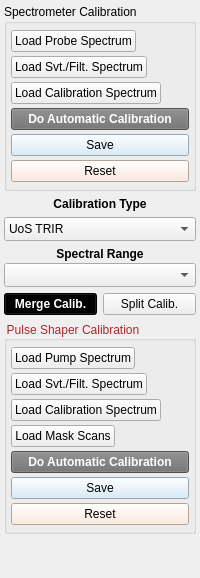
           <widget class="QWidget" name="cal_scroll_widget">
            <layout class="QVBoxLayout" name="cal_controls_layout">
             <property name="spacing">
              <number>6</number>
             </property>
             <property name="leftMargin">
              <number>4</number>
             </property>
             <property name="topMargin">
              <number>4</number>
             </property>
             <property name="rightMargin">
              <number>4</number>
             </property>
             <property name="bottomMargin">
              <number>4</number>
             </property>
             <item>
              <widget class="QGroupBox" name="cal_spec_group">
               <property name="title">
                <string>Spectrometer Calibration</string>
               </property>
               <layout class="QVBoxLayout" name="cal_spec_layout">
                <property name="spacing">
                 <number>4</number>
                </property>
                <property name="leftMargin">
                 <number>4</number>
                </property>
                <property name="topMargin">
                 <number>6</number>
                </property>
                <property name="rightMargin">
                 <number>4</number>
                </property>
                <property name="bottomMargin">
                 <number>6</number>
                </property>
                <item>
                 <layout class="QHBoxLayout" name="cal_spec_load_probe_layout">
                  <item>
                   <widget class="QPushButton" name="cal_spec_btn_load_probe">
                    <property name="text">
                     <string>Load Probe Spectrum</string>
                    </property>
                   </widget>
                  </item>
                  <item>
                   <widget class="LEDIndicator" name="cal_spec_led_probe" native="true"/>
                  </item>
                 </layout>
                </item>
                <item>
                 <layout class="QHBoxLayout" name="cal_spec_load_solvent_layout">
                  <item>
                   <widget class="QPushButton" name="cal_spec_btn_load_solvent">
                    <property name="text">
                     <string>Load Svt./Filt. Spectrum</string>
                    </property>
                   </widget>
                  </item>
                  <item>
                   <widget class="LEDIndicator" name="cal_spec_led_solvent" native="true"/>
                  </item>
                 </layout>
                </item>
                <item>
                 <layout class="QHBoxLayout" name="cal_spec_load_cal_layout">
                  <item>
                   <widget class="QPushButton" name="cal_spec_btn_load_cal">
                    <property name="text">
                     <string>Load Calibration Spectrum</string>
                    </property>
                   </widget>
                  </item>
                  <item>
                   <widget class="LEDIndicator" name="cal_spec_led_cal" native="true"/>
                  </item>
                 </layout>
                </item>
                <item>
                 <widget class="QPushButton" name="cal_spec_btn_do_fit">
                  <property name="styleSheet">
                   <string notr="true">font-weight: bold; background-color: #707070; color: white;</string>
                  </property>
                  <property name="text">
                   <string>Do Automatic Calibration</string>
                  </property>
                 </widget>
                </item>
                <item>
                 <widget class="QPushButton" name="cal_spec_btn_save">
                  <property name="styleSheet">
                   <string notr="true">background-color: #d0e8f8;</string>
                  </property>
                  <property name="text">
                   <string>Save</string>
                  </property>
                 </widget>
                </item>
                <item>
                 <widget class="QPushButton" name="cal_spec_btn_reset">
                  <property name="styleSheet">
                   <string notr="true">background-color: #fce4d6;</string>
                  </property>
                  <property name="text">
                   <string>Reset</string>
                  </property>
                 </widget>
                </item>
               </layout>
              </widget>
             </item>
             <item>
              <layout class="QVBoxLayout" name="cal_type_layout">
               <item>
                <widget class="QLabel" name="cal_type_label">
                 <property name="text">
                  <string>Calibration Type</string>
                 </property>
                 <property name="alignment">
                  <set>Qt::AlignCenter</set>
                 </property>
                 <property name="styleSheet">
                  <string notr="true">font-weight: bold;</string>
                 </property>
                </widget>
               </item>
               <item>
                <widget class="QComboBox" name="cal_type_combo">
                 <property name="sizeAdjustPolicy">
                  <enum>QComboBox::SizeAdjustPolicy::AdjustToMinimumContentsLengthWithIcon</enum>
                 </property>
                 <property name="minimumContentsLength">
                  <number>10</number>
                 </property>
                 <item><property name="text"><string>UoS TRIR</string></property></item>
                 <item><property name="text"><string>UniGE fsTA</string></property></item>
                 <item><property name="text"><string>UniGE nsTA</string></property></item>
                 <item><property name="text"><string>UZH Lab 2</string></property></item>
                 <item><property name="text"><string>UniGE NIR-TA</string></property></item>
                 <item><property name="text"><string>RAL LIFEtime (Absorbance)</string></property></item>
                 <item><property name="text"><string>RAL LIFEtime (Intensity)</string></property></item>
                 <item><property name="text"><string>UniGE TRIR (Intensity)</string></property></item>
                 <item><property name="text"><string>UniGE TRIR (Absorbance)</string></property></item>
                 <item><property name="text"><string>UniGE TRUVIS-II (Intensity)</string></property></item>
                 <item><property name="text"><string>Light Conversion HARPIA-TA (Int.)</string></property></item>
                 <item><property name="text"><string>PyMESS</string></property></item>
                </widget>
               </item>
               <item>
                <widget class="QWidget" name="cal_range_widget" native="true">
                 <layout class="QVBoxLayout" name="cal_range_layout">
                  <property name="leftMargin"><number>0</number></property>
                  <property name="topMargin"><number>0</number></property>
                  <property name="rightMargin"><number>0</number></property>
                  <property name="bottomMargin"><number>0</number></property>
                  <property name="spacing"><number>2</number></property>
                  <item>
                   <widget class="QLabel" name="cal_range_label">
                    <property name="text">
                     <string>Spectral Range</string>
                    </property>
                    <property name="alignment">
                     <set>Qt::AlignCenter</set>
                    </property>
                    <property name="styleSheet">
                     <string notr="true">font-weight: bold;</string>
                    </property>
                   </widget>
                  </item>
                  <item>
                   <widget class="QComboBox" name="cal_range_combo">
                    <property name="sizeAdjustPolicy">
                     <enum>QComboBox::SizeAdjustPolicy::AdjustToMinimumContentsLengthWithIcon</enum>
                    </property>
                    <property name="minimumContentsLength">
                     <number>10</number>
                    </property>
                   </widget>
                  </item>
                 </layout>
                </widget>
               </item>
               <item>
                <layout class="QHBoxLayout" name="cal_merge_split_layout">
                 <item>
                  <widget class="QPushButton" name="cal_btn_merge">
                   <property name="styleSheet">
                    <string notr="true">font-weight: bold; background-color: black; color: white;</string>
                   </property>
                   <property name="text">
                    <string>Merge Calib.</string>
                   </property>
                  </widget>
                 </item>
                 <item>
                  <widget class="QPushButton" name="cal_btn_split">
                   <property name="text">
                    <string>Split Calib.</string>
                   </property>
                  </widget>
                 </item>
                </layout>
               </item>
              </layout>
             </item>
             <item>
              <widget class="QGroupBox" name="cal_shaper_group">
               <property name="title">
                <string>Pulse Shaper Calibration</string>
               </property>
               <property name="styleSheet">
                <string notr="true">QGroupBox::title { color: brown; font-weight: bold; }</string>
               </property>
               <layout class="QVBoxLayout" name="cal_shaper_layout">
                <property name="spacing">
                 <number>4</number>
                </property>
                <property name="leftMargin">
                 <number>4</number>
                </property>
                <property name="topMargin">
                 <number>6</number>
                </property>
                <property name="rightMargin">
                 <number>4</number>
                </property>
                <property name="bottomMargin">
                 <number>6</number>
                </property>
                <item>
                 <layout class="QHBoxLayout" name="cal_shaper_load_pump_layout">
                  <item>
                   <widget class="QPushButton" name="cal_shaper_btn_load_pump">
                    <property name="text">
                     <string>Load Pump Spectrum</string>
                    </property>
                   </widget>
                  </item>
                  <item>
                   <widget class="LEDIndicator" name="cal_shaper_led_pump" native="true"/>
                  </item>
                 </layout>
                </item>
                <item>
                 <layout class="QHBoxLayout" name="cal_shaper_load_solvent_layout">
                  <item>
                   <widget class="QPushButton" name="cal_shaper_btn_load_solvent">
                    <property name="text">
                     <string>Load Svt./Filt. Spectrum</string>
                    </property>
                   </widget>
                  </item>
                  <item>
                   <widget class="LEDIndicator" name="cal_shaper_led_solvent" native="true"/>
                  </item>
                 </layout>
                </item>
                <item>
                 <layout class="QHBoxLayout" name="cal_shaper_load_cal_layout">
                  <item>
                   <widget class="QPushButton" name="cal_shaper_btn_load_cal">
                    <property name="text">
                     <string>Load Calibration Spectrum</string>
                    </property>
                   </widget>
                  </item>
                  <item>
                   <widget class="LEDIndicator" name="cal_shaper_led_cal" native="true"/>
                  </item>
                 </layout>
                </item>
                <item>
                 <layout class="QHBoxLayout" name="cal_shaper_load_mask_layout">
                  <item>
                   <widget class="QPushButton" name="cal_shaper_btn_load_mask">
                    <property name="text">
                     <string>Load Mask Scans</string>
                    </property>
                   </widget>
                  </item>
                  <item>
                   <widget class="LEDIndicator" name="cal_shaper_led_mask" native="true"/>
                  </item>
                 </layout>
                </item>
                <item>
                 <widget class="QPushButton" name="cal_shaper_btn_do_fit">
                  <property name="styleSheet">
                   <string notr="true">font-weight: bold; background-color: #707070; color: white;</string>
                  </property>
                  <property name="text">
                   <string>Do Automatic Calibration</string>
                  </property>
                 </widget>
                </item>
                <item>
                 <widget class="QPushButton" name="cal_shaper_btn_save">
                  <property name="styleSheet">
                   <string notr="true">background-color: #d0e8f8;</string>
                  </property>
                  <property name="text">
                   <string>Save</string>
                  </property>
                 </widget>
                </item>
                <item>
                 <widget class="QPushButton" name="cal_shaper_btn_reset">
                  <property name="styleSheet">
                   <string notr="true">background-color: #fce4d6;</string>
                  </property>
                  <property name="text">
                   <string>Reset</string>
                  </property>
                 </widget>
                </item>
               </layout>
              </widget>
             </item>
             <item>
              <spacer name="cal_vspacer">
               <property name="orientation">
                <enum>Qt::Vertical</enum>
               </property>
               <property name="sizeHint">
                <size>
                 <width>20</width>
                 <height>40</height>
                </size>
               </property>
              </spacer>
             </item>
            </layout>
           </widget>
